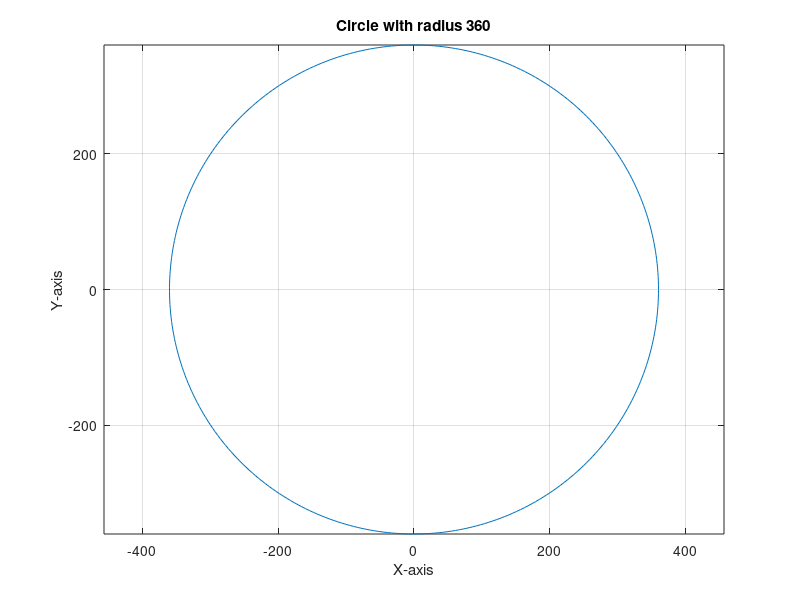

MATLAB code for this plot:
radius = 360; % Example radius
area = pi * radius^2;
disp(['The area of the circle with radius ', num2str(radius), ' is ', num2str(area)]);

% Plotting the circle
theta = linspace(0, 2*pi, 360); % Angle from 0 to 2*pi
x = radius * cos(theta); % X coordinates
y = radius * sin(theta); % Y coordinates
figure; % Create a new figure
plot(x, y); % Plot the circle
axis equal; % Set equal scaling
title(['Circle with radius ', num2str(radius)]); % Title
xlabel('X-axis'); % X-axis label
ylabel('Y-axis'); % Y-axis label
grid on;
